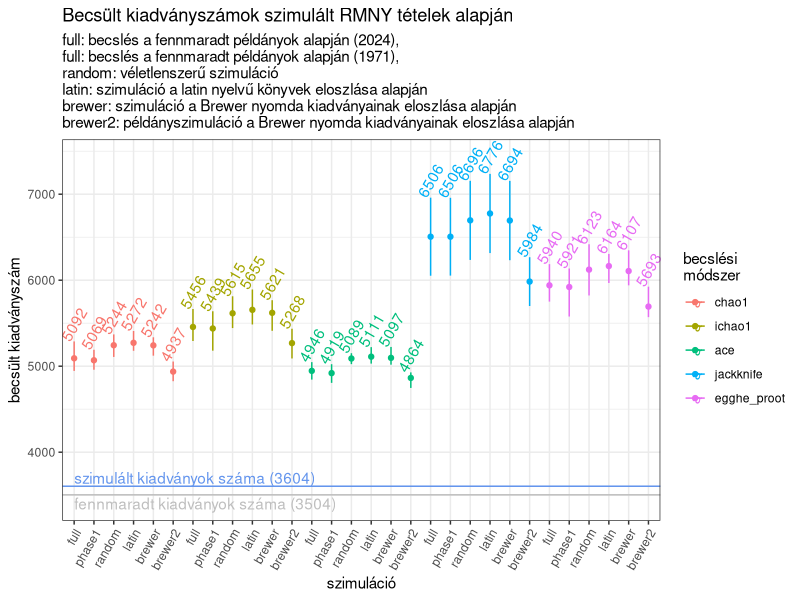
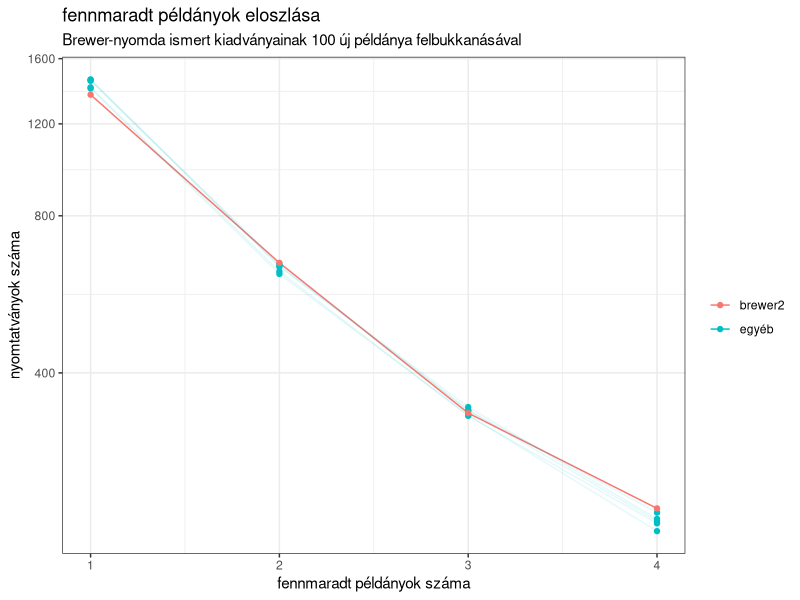
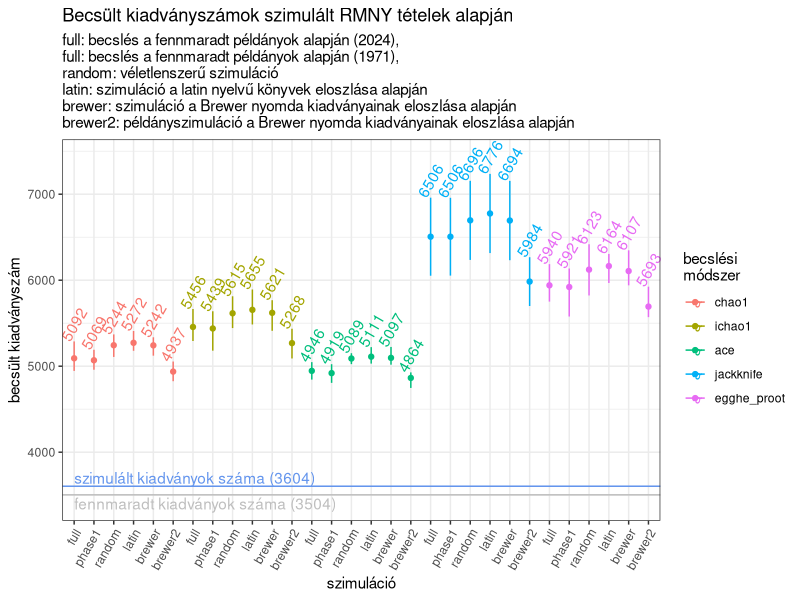
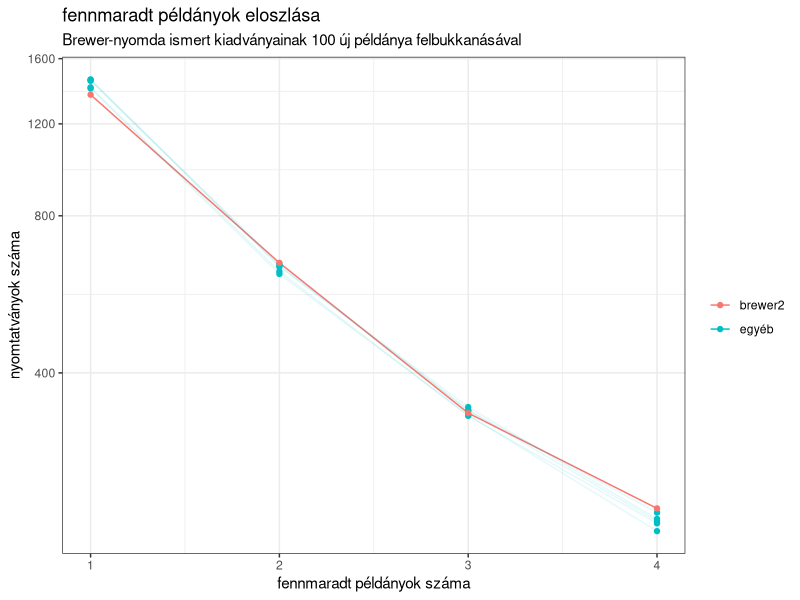

The R script that drew these images, in order:
library(tidyverse)

df <- read_csv('scripts/abundance/outputs/estimation.csv')
names(df)
overview <- read_csv('scripts/abundance/outputs/overview.csv')
full_nr <- overview[overview$set == 'full', 'S'] %>% pull()
full_nr
simulated_nr <- overview[overview$set == 'brewer', 'S'] %>% pull()
simulated_nr

df2 <- df %>% 
  mutate(
    set = factor(
      set, 
      levels = c('full', 'phase1', 'random', 'latin', 'brewer', 'brewer2')),
    method = factor(
      method, 
      levels = c('chao1', 'ichao1', 'ace', 'jackknife', 'egghe_proot')),
  ) %>% 
  arrange(method, set) %>% 
  mutate(
    key = paste(method, set),
    key = factor(key, levels = key)
  )

df2$key

df2 %>% 
  ggplot(aes(x = key, y = estimation, color = method)) + 
  geom_point() +
  geom_text(aes(label = round(estimation),
                y = max), angle = 60, 
            nudge_y = 200) +
  geom_hline(yintercept = full_nr, color = 'grey') +
  annotate(
    "text", x = 1, color = 'grey', hjust = 0,
    y = full_nr - 100, 
    label = sprintf("fennmaradt kiadványok száma (%d)", full_nr), 
  ) +
  geom_hline(yintercept = simulated_nr, color = 'cornflowerblue') +
  annotate(
    "text", x = 1, color = 'cornflowerblue', hjust = 0,
    y = simulated_nr + 100, 
    label = sprintf("szimulált kiadványok száma (%d)", simulated_nr)
  ) +
  geom_segment(aes(x = key, y = min, xend = key, yend = max, color = method)) +
  theme_bw() +
  theme(
    axis.text.x = element_text(angle = 60, vjust = 1, hjust=1)
  ) +
  labs(
    x = 'szimuláció',
    y = 'becsült kiadványszám',
    color = 'becslési\nmódszer',
    title = 'Becsült kiadványszámok szimulált RMNY tételek alapján',
    subtitle = 'full: becslés a fennmaradt példányok alapján (2024),
full: becslés a fennmaradt példányok alapján (1971),
random: véletlenszerű szimuláció
latin: szimuláció a latin nyelvű könyvek eloszlása alapján
brewer: szimuláció a Brewer nyomda kiadványainak eloszlása alapján
brewer2: példányszimuláció a Brewer nyomda kiadványainak eloszlása alapján'
  ) +
  scale_x_discrete(labels = df2$set)

ggsave("img/abundance/v02/szimulacio3.png", dpi = 300,
       width = 8, height = 6)

x <- c(21928, 22046, 22063)
x - 21557

overview %>% 
  select(-c(S, n)) %>% 
  pivot_longer(cols = f1:f4) %>% 
  mutate(
    name = as.integer(gsub('f', '', name)),
    .color = ifelse(set == 'brewer2', 'brewer2', 'egyéb'),
    .alpha = ifelse(set == 'brewer2', 1, 0.7)
  ) %>% 
  ggplot(aes(x = name, y = value, color = .color)) +
  geom_line(aes(group = set, alpha = .alpha)) +
  geom_point() +
  labs(
    title = 'fennmaradt példányok eloszlása',
    subtitle = 'Brewer-nyomda ismert kiadványainak 100 új példánya felbukkanásával',
    x = 'fennmaradt példányok száma',
    y = 'nyomtatványok száma',
    color = '') +
  theme_bw() +
  scale_y_continuous(transform = 'pseudo_log') +
  scale_alpha_continuous(guide="none")

ggsave("img/abundance/v02/overview3.png", dpi = 300,
       width = 8, height = 6)
